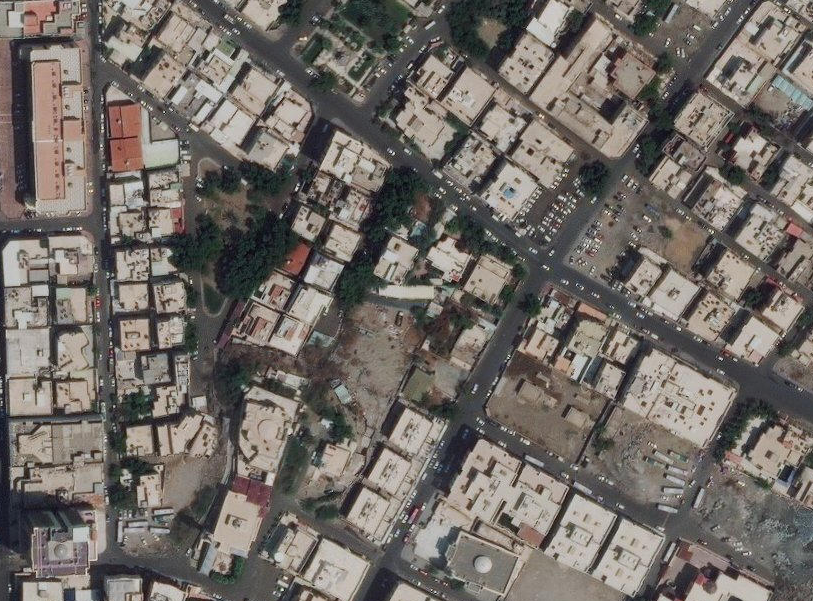
#> input picture data/val/sat/test_pic_2.tif, 813 x 601 px, given as the content of the folder /sakaka/satellite_images/retiled_geotiffs/Dawmat_Al_Jandal/0, which was not available
$ python shapes_frame3.py
#> lines starting #> are read from the running program, lines starting #| are printed output that depends on the picture; after the words box and inside, x2 and y2 are one past the last pixel; in counts of white or black regions, pixels touching at a corner belong together; pictures that were not available may be replaced by others from this repository, and a replacement may not be noted
import cv2
import os
import numpy as np


coef = 0.25

sat_folder = os.path.normpath('/storage/_pdata/sakaka/satellite_images/retiled_geotiffs/Dawmat_Al_Jandal/0/')
map_folder = os.path.normpath('/storage/_pdata/sakaka/satellite_images/retiled_geotiffs/Dawmat_Al_Jandal/0_map/')
sat2_folder = os.path.normpath('../data/contours/sat/')
heat_folder = os.path.normpath('../data/contours/heat/')
output_folder = os.path.normpath('../data/contours/cont/')

sat_files = sorted([f for f in os.listdir(sat_folder) if os.path.isfile(os.path.join(sat_folder, f))])
map_files = sorted([f for f in os.listdir(map_folder) if os.path.isfile(os.path.join(map_folder, f))])
heat_files = sorted([f for f in os.listdir(heat_folder) if os.path.isfile(os.path.join(heat_folder, f))])
nsats = len(sat_files)
nheats = len(heat_files)

def resize_cont(cont, coef):
    mu = cont[:, 0, :].mean(0)
    cont_new = cont.copy() * (1 + coef)
    cont_new[:, 0, :] += (mu - cont_new[:, 0, :].mean(0)).reshape(1, -1)
    return cont_new.astype(np.int32)


print('Downloading sample maps...')
sats = list(range(nsats))
maps = list(range(nsats))
for i in range(nsats):
    sats[i] = cv2.imread(os.path.join(sat_folder, sat_files[i]))
    maps[i] = cv2.imread(os.path.join(map_folder, map_files[i]), cv2.IMREAD_GRAYSCALE)

print('Processing images...')
for i in range(nheats):
    print('    Image {}/{}'.format(i + 1, nheats))
    nconts = 0
    x = []; y = []; buildings = []
    sat = cv2.imread(os.path.join(sat2_folder, heat_files[i][8:]))
#> sat is the input picture: shape (601, 813, 3); mean B, G, R 101.9, 107.1, 113.1
    heat = cv2.imread(os.path.join(heat_folder, heat_files[i]), cv2.IMREAD_GRAYSCALE)
#> heat: shape (601, 813); min 1, max 249, mean 108.3
    heat[heat < 125] = 0
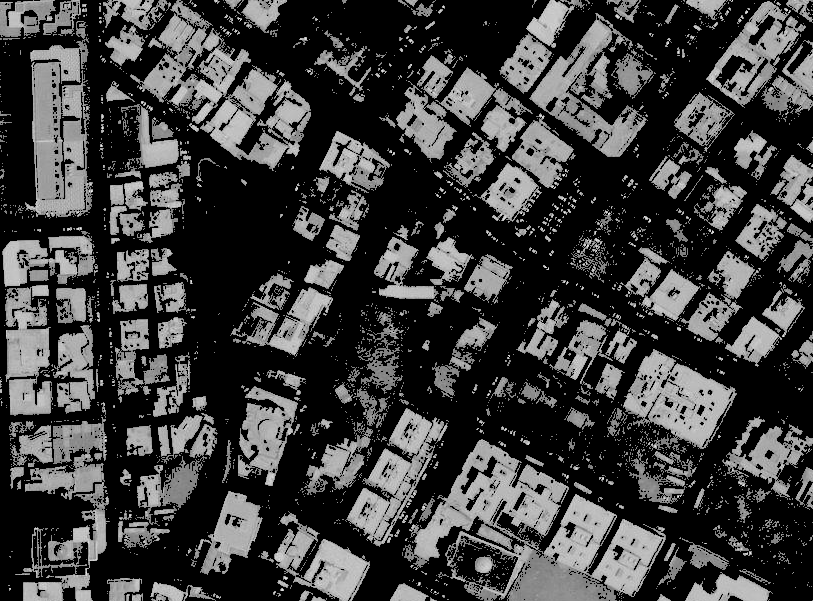
#> heat: shape (601, 813); min 0, max 249, mean 62.9
    heat[heat > 0] = 255
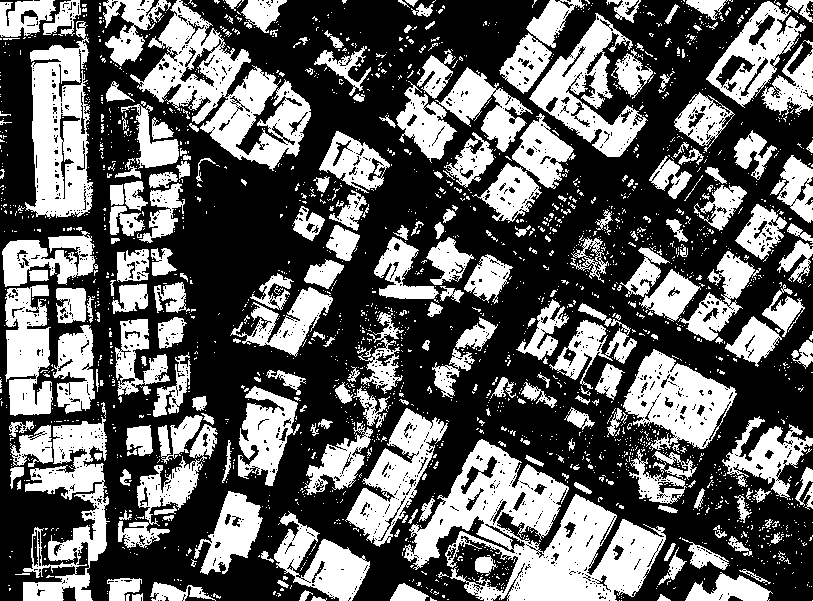
#> heat: shape (601, 813); 38.6% white; 2218 white regions (1951 under 20 px)
    print('        Finding contours...')
    cont, h = cv2.findContours(heat, cv2.RETR_TREE, cv2.CHAIN_APPROX_SIMPLE)[1:3]
#> cont = 4976 contours, 4563 with area under 20; largest, box (x1, y1, x2, y2) and area: (403, 439, 666, 601) 19628, (130, 0, 311, 171) 11436, (25, 21, 93, 219) 8566, (23, 417, 110, 601) 6978, (623, 349, 737, 451) 6389
    if len(cont) > 0:
        for k in range(len(cont)):
            if (cv2.contourArea(cont[k]) >= 50) and (h[0, k, 3] == -1):
                box = cv2.boundingRect(cont[k])
                x.append(box[0])
                y.append(box[1])
                buildings.append(sat[box[0]:(box[0] + box[2]), box[1]:(box[1] + box[3]), :].copy())
                nconts += 1
#> this loop made 4976 passes
#> box on passes 24, 52, 55, 74, 96, 107, 153, 182, 205, 218, 246, 344: (299, 590, 14, 11), (390, 583, 39, 18), (150, 582, 66, 19), (107, 578, 35, 23), (685, 572, 88, 29), (739, 569, 32, 15), (475, 555, 23, 21), (658, 547, 29, 38), (664, 543, 12, 18), (682, 538, 47, 32), (728, 536, 24, 20), (274, 511, 96, 90)
#> after the loop, buildings = 142 items; nconts = 142; x = 142 values, max 795 at index 21, min 0 at index 141, mean 401.3; y = 142 values, max 590 at index 0, min 0 at index 132, mean 275.2
    print('        Generating probability maps...')
    probs = list(range(nconts))
#> probs = 142 values from 0 to 141
    mi = np.inf; ma = -np.inf
    for j in range(nconts):
        print('            Contour #{}/{}'.format(j + 1, nconts))
#> (the run stopped early here; a loop or call above may not have finished)

$ run again, on data/val/sat/train_2.tif
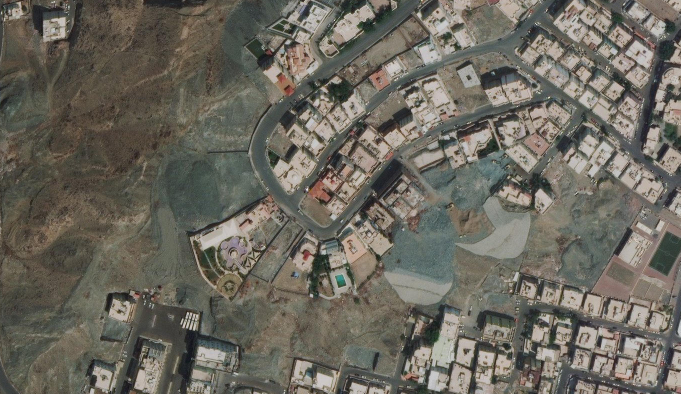
#> input picture data/val/sat/train_2.tif, 1361 x 787 px, given as the content of the folder /sakaka/satellite_images/retiled_geotiffs/Dawmat_Al_Jandal/0, which was not available (shown at 1/2 size)
#> sat is the input picture: shape (787, 1361, 3); mean B, G, R 94.5, 104.1, 107.6
#> `heat[heat < 125] = 0`:
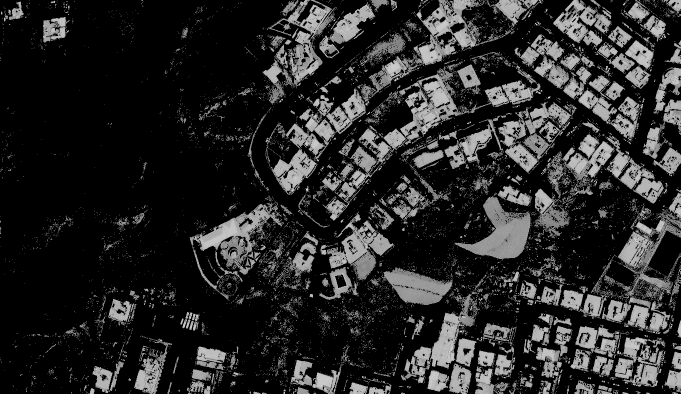
#> heat: shape (787, 1361) (shown at 1/2 size); min 0, max 254, mean 40.9
#> `heat[heat > 0] = 255`:
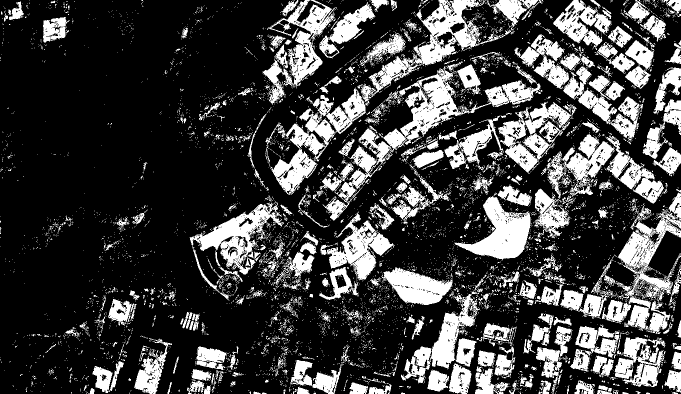
#> heat: shape (787, 1361) (shown at 1/2 size); 25.7% white; 6657 white regions (6178 under 20 px)
#> cont = 11262 contours, 10611 with area under 20; largest, box (x1, y1, x2, y2) and area: (721, 0, 1023, 204) 12625, (531, 175, 732, 390) 12500, (996, 203, 1142, 348) 10596, (1182, 385, 1361, 605) 9724, (379, 404, 568, 601) 9549
#> the loop `for k in range(len(cont)):` made 11262 passes
#> box on passes 50, 86, 93, 122, 126, 156, 164, 175: (1194, 780, 30, 7), (179, 776, 10, 11), (594, 774, 25, 13), (408, 771, 13, 16), (1197, 770, 19, 11), (737, 766, 46, 21), (699, 765, 37, 22), (1018, 763, 15, 24)
#> after the loop `for k in range(len(cont)):`: buildings = 198 items; nconts = 198; x = 198 values, max 1355 at index 50, min 18 at index 187, mean 817.6; y = 198 values, max 780 at index 0, min 0 at index 188, mean 428.4
